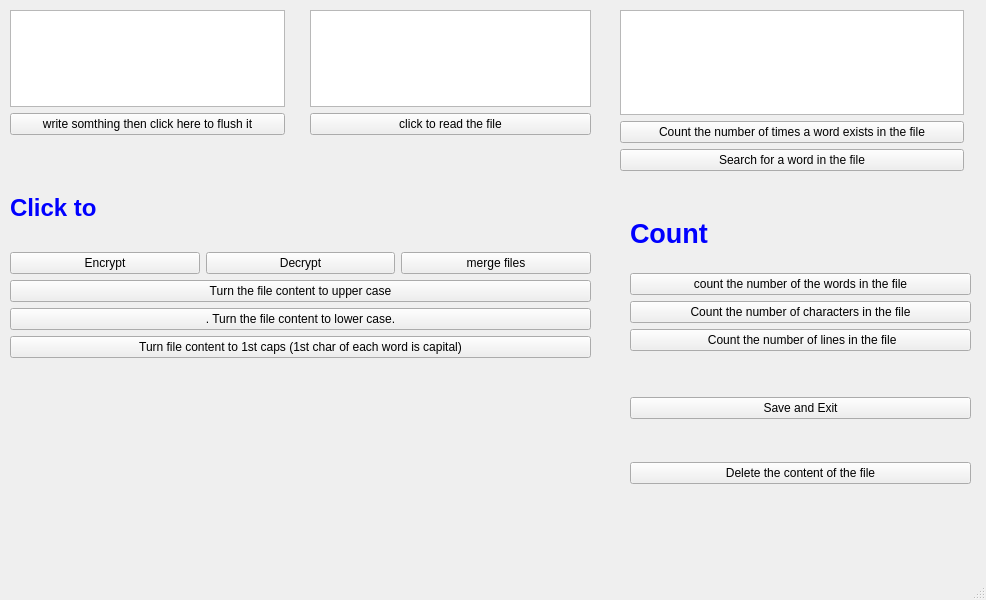
<?xml version="1.0" encoding="UTF-8"?>
<ui version="4.0">
 <class>MainWindow</class>
 <widget class="QMainWindow" name="MainWindow">
  <property name="geometry">
   <rect>
    <x>0</x>
    <y>0</y>
    <width>986</width>
    <height>600</height>
   </rect>
  </property>
  <property name="windowTitle">
   <string>MainWindow</string>
  </property>
  <widget class="QWidget" name="centralwidget">
   <widget class="QWidget" name="layoutWidget">
    <property name="geometry">
     <rect>
      <x>10</x>
      <y>10</y>
      <width>275</width>
      <height>125</height>
     </rect>
    </property>
    <layout class="QVBoxLayout" name="verticalLayout">
     <item>
      <widget class="QTextEdit" name="textEdit"/>
     </item>
     <item>
      <widget class="QPushButton" name="pushButton">
       <property name="text">
        <string>write somthing then click here to flush it</string>
       </property>
      </widget>
     </item>
    </layout>
   </widget>
   <widget class="QWidget" name="layoutWidget">
    <property name="geometry">
     <rect>
      <x>310</x>
      <y>10</y>
      <width>281</width>
      <height>125</height>
     </rect>
    </property>
    <layout class="QVBoxLayout" name="verticalLayout_2">
     <item>
      <widget class="QTextEdit" name="textEdit_2"/>
     </item>
     <item>
      <widget class="QPushButton" name="pushButton_2">
       <property name="text">
        <string>click to read the file</string>
       </property>
      </widget>
     </item>
    </layout>
   </widget>
   <widget class="QWidget" name="layoutWidget">
    <property name="geometry">
     <rect>
      <x>630</x>
      <y>360</y>
      <width>341</width>
      <height>161</height>
     </rect>
    </property>
    <layout class="QVBoxLayout" name="verticalLayout_3">
     <item>
      <widget class="QPushButton" name="pushButton_5">
       <property name="text">
        <string>Save and Exit</string>
       </property>
      </widget>
     </item>
     <item>
      <widget class="QPushButton" name="pushButton_4">
       <property name="text">
        <string>Delete the content of the file</string>
       </property>
      </widget>
     </item>
    </layout>
   </widget>
   <widget class="QWidget" name="layoutWidget">
    <property name="geometry">
     <rect>
      <x>10</x>
      <y>170</y>
      <width>581</width>
      <height>188</height>
     </rect>
    </property>
    <layout class="QVBoxLayout" name="verticalLayout_4">
     <item>
      <widget class="QLabel" name="label_2">
       <property name="text">
        <string>&lt;html&gt;&lt;head/&gt;&lt;body&gt;&lt;p&gt;&lt;span style=&quot; font-size:18pt; font-weight:700; color:#0000ff;&quot;&gt;Click to&lt;/span&gt;&lt;/p&gt;&lt;/body&gt;&lt;/html&gt;</string>
       </property>
      </widget>
     </item>
     <item>
      <layout class="QHBoxLayout" name="horizontalLayout">
       <item>
        <widget class="QPushButton" name="pushButton_3">
         <property name="text">
          <string>Encrypt</string>
         </property>
        </widget>
       </item>
       <item>
        <widget class="QPushButton" name="pushButton_6">
         <property name="text">
          <string>Decrypt</string>
         </property>
        </widget>
       </item>
       <item>
        <widget class="QPushButton" name="pushButton_7">
         <property name="text">
          <string>merge files</string>
         </property>
        </widget>
       </item>
      </layout>
     </item>
     <item>
      <widget class="QPushButton" name="pushButton_9">
       <property name="text">
        <string>Turn the file content to upper case</string>
       </property>
      </widget>
     </item>
     <item>
      <widget class="QPushButton" name="pushButton_10">
       <property name="text">
        <string>. Turn the file content to lower case.</string>
       </property>
      </widget>
     </item>
     <item>
      <widget class="QPushButton" name="pushButton_11">
       <property name="text">
        <string>Turn file content to 1st caps (1st char of each word is capital)</string>
       </property>
      </widget>
     </item>
    </layout>
   </widget>
   <widget class="QWidget" name="layoutWidget">
    <property name="geometry">
     <rect>
      <x>620</x>
      <y>10</y>
      <width>344</width>
      <height>161</height>
     </rect>
    </property>
    <layout class="QVBoxLayout" name="verticalLayout_5">
     <item>
      <widget class="QTextEdit" name="textEdit_3"/>
     </item>
     <item>
      <widget class="QPushButton" name="pushButton_15">
       <property name="text">
        <string>Count the number of times a word exists in the file</string>
       </property>
      </widget>
     </item>
     <item>
      <widget class="QPushButton" name="pushButton_14">
       <property name="text">
        <string>Search for a word in the file</string>
       </property>
      </widget>
     </item>
    </layout>
   </widget>
   <widget class="QWidget" name="layoutWidget">
    <property name="geometry">
     <rect>
      <x>630</x>
      <y>200</y>
      <width>341</width>
      <height>151</height>
     </rect>
    </property>
    <layout class="QVBoxLayout" name="verticalLayout_6">
     <item>
      <widget class="QLabel" name="label">
       <property name="text">
        <string>&lt;html&gt;&lt;head/&gt;&lt;body&gt;&lt;p&gt;&lt;span style=&quot; font-size:20pt; font-weight:700; color:#0000ff;&quot;&gt;Count&lt;/span&gt;&lt;/p&gt;&lt;/body&gt;&lt;/html&gt;</string>
       </property>
      </widget>
     </item>
     <item>
      <widget class="QPushButton" name="pushButton_8">
       <property name="text">
        <string>count the number of the words in the file</string>
       </property>
      </widget>
     </item>
     <item>
      <widget class="QPushButton" name="pushButton_12">
       <property name="text">
        <string>Count the number of characters in the file</string>
       </property>
      </widget>
     </item>
     <item>
      <widget class="QPushButton" name="pushButton_13">
       <property name="text">
        <string> Count the number of lines in the file</string>
       </property>
      </widget>
     </item>
    </layout>
   </widget>
   <zorder>layoutWidget</zorder>
   <zorder>layoutWidget</zorder>
   <zorder>layoutWidget</zorder>
   <zorder>layoutWidget</zorder>
   <zorder>layoutWidget</zorder>
   <zorder>layoutWidget</zorder>
   <zorder>horizontalSpacer_2</zorder>
   <zorder>verticalSpacer</zorder>
   <zorder>horizontalSpacer_3</zorder>
  </widget>
  <widget class="QMenuBar" name="menubar">
   <property name="geometry">
    <rect>
     <x>0</x>
     <y>0</y>
     <width>986</width>
     <height>26</height>
    </rect>
   </property>
  </widget>
  <widget class="QStatusBar" name="statusbar"/>
 </widget>
 <resources/>
 <connections>
  <connection>
   <sender>pushButton_5</sender>
   <signal>clicked()</signal>
   <receiver>MainWindow</receiver>
   <slot>close()</slot>
   <hints>
    <hint type="sourcelabel">
     <x>720</x>
     <y>426</y>
    </hint>
    <hint type="destinationlabel">
     <x>517</x>
     <y>468</y>
    </hint>
   </hints>
  </connection>
 </connections>
</ui>
